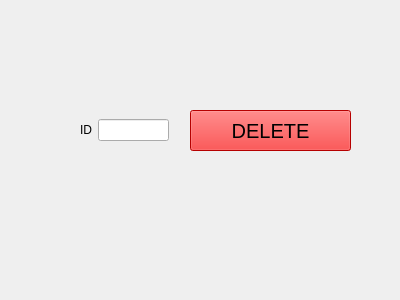
<?xml version="1.0" encoding="UTF-8"?>
<ui version="4.0">
 <class>DeleteEmployee</class>
 <widget class="QWidget" name="DeleteEmployee">
  <property name="geometry">
   <rect>
    <x>0</x>
    <y>0</y>
    <width>400</width>
    <height>300</height>
   </rect>
  </property>
  <property name="windowTitle">
   <string>Form</string>
  </property>
  <widget class="QPushButton" name="DeleteButton">
   <property name="geometry">
    <rect>
     <x>190</x>
     <y>110</y>
     <width>161</width>
     <height>41</height>
    </rect>
   </property>
   <property name="styleSheet">
    <string notr="true">QPushButton {
background-color: red;
font-size: 20px;
color: black;
}</string>
   </property>
   <property name="text">
    <string>DELETE</string>
   </property>
  </widget>
  <widget class="QWidget" name="">
   <property name="geometry">
    <rect>
     <x>80</x>
     <y>110</y>
     <width>89</width>
     <height>41</height>
    </rect>
   </property>
   <layout class="QHBoxLayout" name="horizontalLayout">
    <item>
     <widget class="QLabel" name="IDLabel">
      <property name="sizePolicy">
       <sizepolicy hsizetype="Minimum" vsizetype="Fixed">
        <horstretch>0</horstretch>
        <verstretch>0</verstretch>
       </sizepolicy>
      </property>
      <property name="text">
       <string>ID</string>
      </property>
     </widget>
    </item>
    <item>
     <widget class="QLineEdit" name="IDLineEdit"/>
    </item>
   </layout>
  </widget>
 </widget>
 <resources/>
 <connections/>
</ui>
